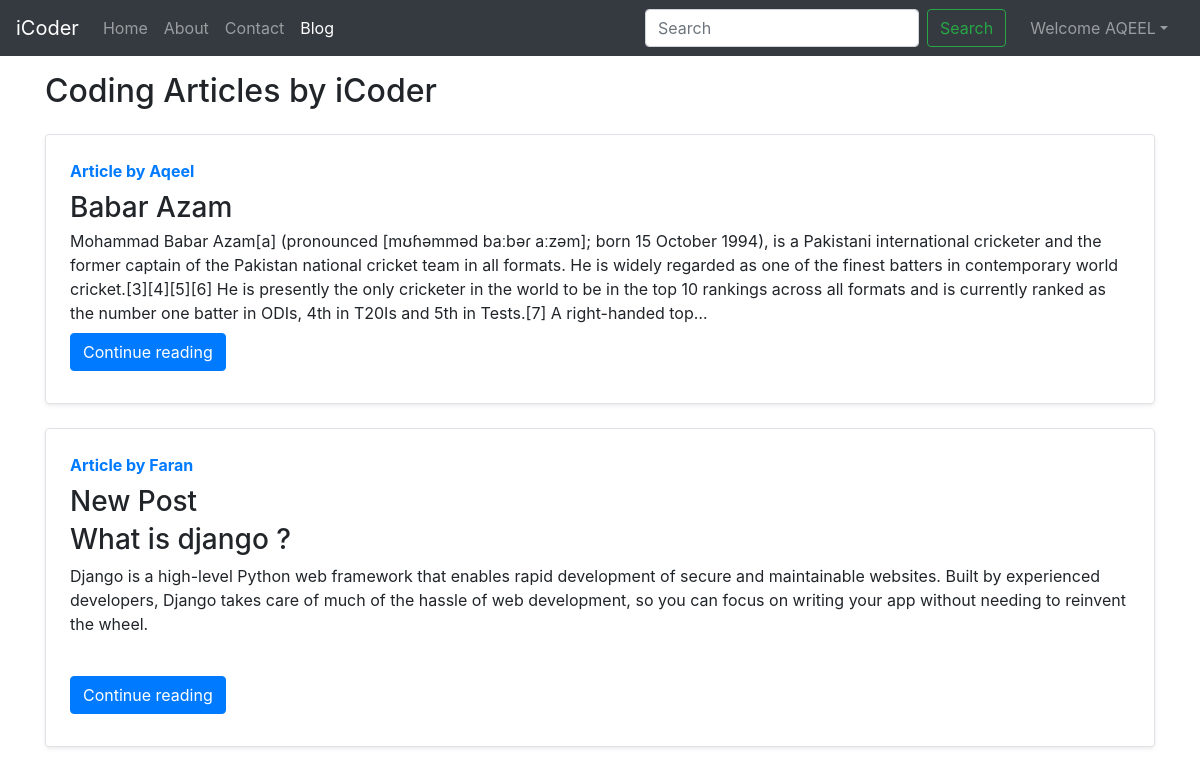
Page /blog/ (signed in) on the committed database.
### blog/models.py (models this page shows, shortened)
class Post(models.Model):
    sno = models.AutoField(primary_key=True)
    title = models.CharField(max_length=255)
    author = models.CharField(max_length=14)
    slug = models.CharField(max_length=130)
    timeStamp = models.DateTimeField(blank=True)
    content = models.TextField()

### blog/views.py (the view)
# urls.py: path('', views.blogHome, name="bloghome"),
def blogHome(request):
    posts = Post.objects.all()
    return render(request,"blog/bloghome.html" ,{'posts': posts})

### templates/blog/bloghome.html (shortened to what this page needs)
{% extends 'base.html' %}
{%block blogactive %} active {% endblock blogactive %}
{% block body %}
<div class="container my-3">
  <h2>Coding Articles by iCoder</h2>
  {% for post in posts  %}
  <div class="row no-gutters border rounded overflow-hidden flex-md-row mb-4 shadow-sm h-md-250 my-4 position-relative">
      <div class="col p-4 d-flex flex-column position-static">
          <strong class="d-inline-block mb-2 text-primary">Article  by {{post.author}}</strong>
          <h3 class="mb-0">{{post.title}}</h3>
          <p class="card-text mb-auto">{{post.content|safe| truncatechars:500}}</p>
          <div class="my-2">
            <a href="/blog/blogpost/{{post.slug}}" role="button" class="btn btn-primary">Continue reading</a>
          </div>
      </div>
      </div>
      {% endfor %}
  </div>
{% endblock %}

### templates/base.html (shortened to what this page needs)
<!doctype html>
<html lang="en">
  <head>
    <link rel="stylesheet" href="https://stackpath.bootstrapcdn.com/bootstrap/4.5.2/css/bootstrap.min.css">
  </head>
  <body>
    <nav class="navbar navbar-expand-lg navbar-dark bg-dark">
        <a class="navbar-brand" href="/">iCoder</a>
        <div class="collapse navbar-collapse" id="navbarSupportedContent">
          <ul class="navbar-nav mr-auto">
            <li class="nav-item {% block homeactive %}  {% endblock homeactive %}">
              <a class="nav-link" href="/">Home <span class="sr-only">(current)</span></a>
            </li>
            <li class="nav-item {% block aboutactive %}  {% endblock aboutactive %}" >
              <a class="nav-link" href="/about">About</a>
            </li>
            <li class="nav-item {% block contactactive %}  {% endblock contactactive %} ">
              <a class="nav-link" href="/contact">Contact</a>
            </li>
            <li class="nav-item {% block blogactive %}  {% endblock blogactive %} ">
              <a class="nav-link" href="/blog">Blog</a>
            </li>
          </ul>
          <form method="get" action="/search"class="form-inline my-2 my-lg-0 mx-3">
            <input class="form-control mr-sm-2" type="search" placeholder="Search" aria-label="Search" name="query" id="query">
            <button class="btn btn-outline-success my-2 my-sm-0 " type="submit">Search</button>
          </form>
  {% if user.is_authenticated %}
<ul class="navbar-nav mr-2">
<li class="nav-item dropdown">
<a class="nav-link dropdown-toggle" href='#' id="navbarDropdown" role="button" data-toggle="dropdown"> Welcome {{request.user}}</a>
      </li>
      </ul>
      </div>
{% endif %}
      </nav>
      {% block body %}  {% endblock body %}
  </body>
</html>

### rows in the picture
Post: author "Aqeel", title "Babar Azam", content "Mohammad Babar Azam[a] (pronounced [mʊɦəmməd baːbəɾ aːzəm]; born 15 October 1994), is a Pakistani international cricketer and the former captain of the Pakistan national cricket team in all formats. He is widely regarded as one of the finest batters in contemporary world cricket.[3][4][5][6] He is presently the only cricketer in the world to be in the top 10 rankings across all formats and is currently ranked as the number one batter in ODIs, 4th in T20Is and 5th in Tests.[7] A right-handed top…"
Post: author "Faran", title "New Post", content "What is django ? Django is a high-level Python web framework that enables rapid development of secure and maintainable websites. Built by experienced developers, Django takes care of much of the hassle of web development, so you can focus on writing your app without needing to reinvent the wheel."

### other values in the picture
{{ request.user }} "AQEEL"
